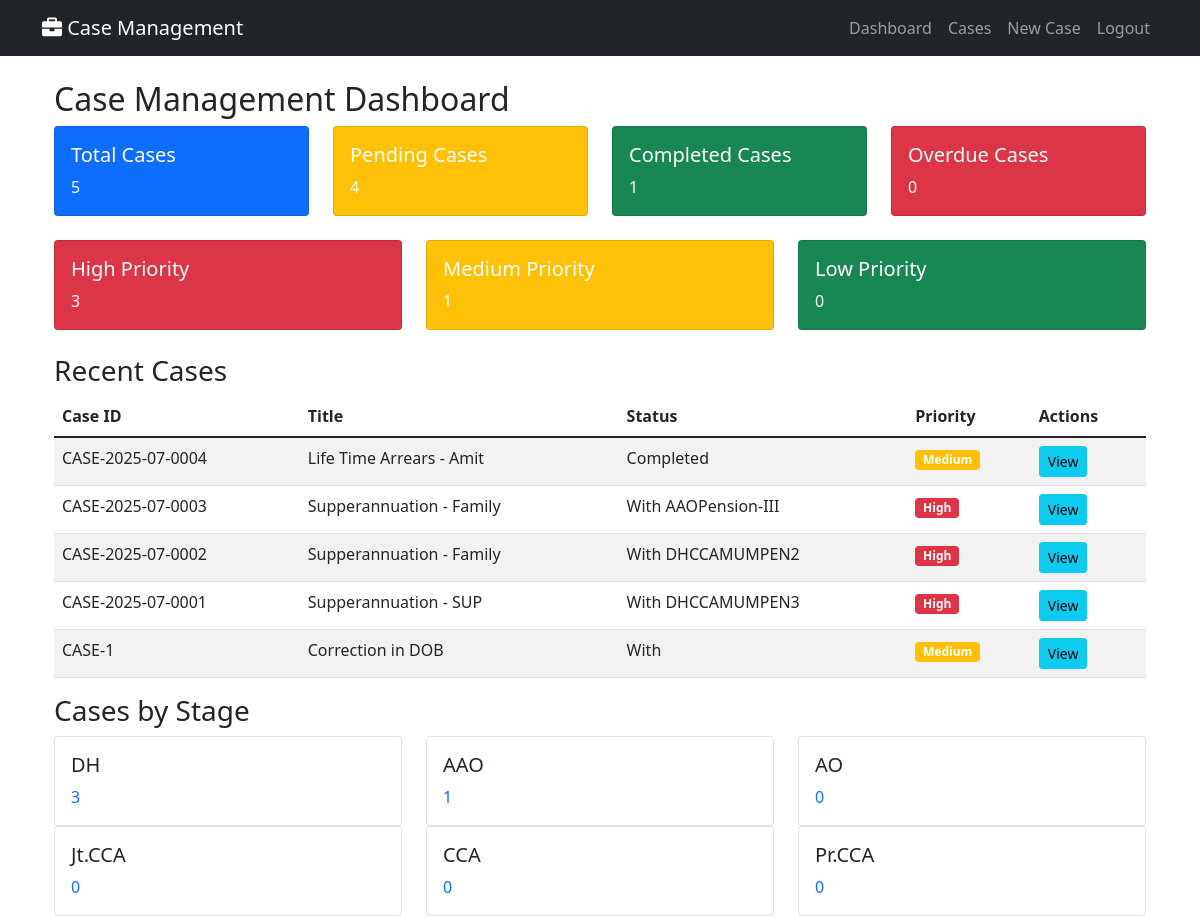
Before: / (signed in) with the older database file.
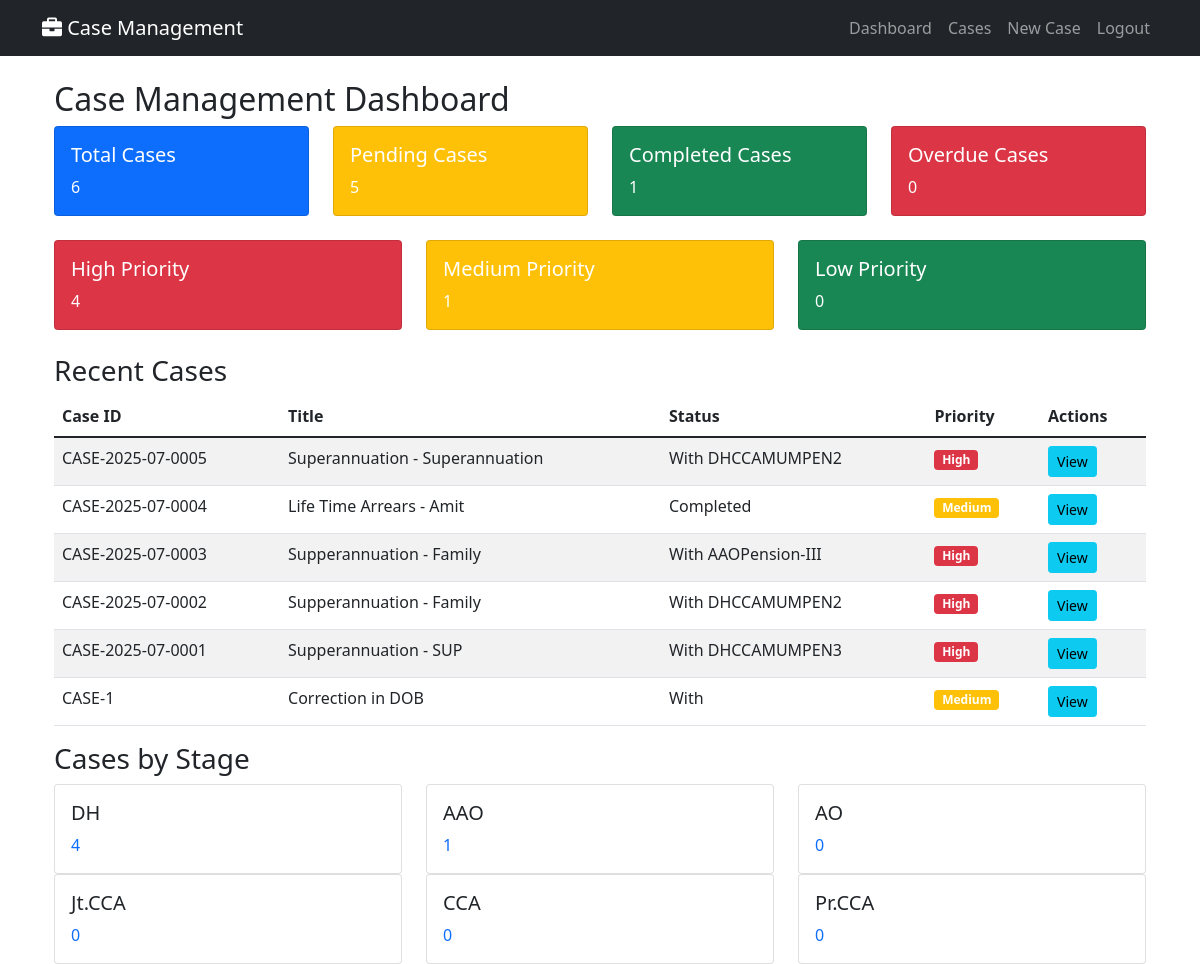
After: the same page with the newer database file.
### cases/models.py (models this page shows, shortened)
class Case(models.Model):
    PRIORITY_CHOICES = [
        ('High', 'High'),
        ('Medium', 'Medium'),
        ('Low', 'Low'),
    ]
    STATUS_COLORS = [
        ('Green', 'Green'),
        ('Orange', 'Orange'),
        ('Red', 'Red'),
        ('Blue', 'Blue'),
    ]
    MODE_OF_RECEIPT_CHOICES = [
        ('by_post', 'By Post'),
        ('by_hand', 'By Hand'),
        ('online', 'Online'),
        ('offline', 'Offline'),
        ('email', 'Email'),
        ('in_person', 'In Person'),
    ]
    TYPE_OF_CORRECTION_CHOICES = [
        ('change_of_address', 'Change Of Address'),
        ('change_dob_family', 'Change / Correction of DOB of Family Pensioner'),
        ('change_name', 'Change / Correction of Name of the Pensioner / Family Pensioner'),
        ('other', 'Other'),
    ]
    FRESH_COMPLIANCE_CHOICES = [
        ('fresh', 'Fresh Case'),
        ('compliance', 'Compliance'),
    ]
    TYPE_OF_EMPLOYEE_CHOICES = [
        ('MTNL_IDA', 'MTNL IDA'),
        ('MTNL_CDA', 'MTNL CDA'),
        ('DOT_CDA', 'DOT CDA'),
    ]
    TYPE_OF_PENSION_CHOICES = [
        ('MTNL-IDA', 'MTNL-IDA'),
        ('DOT-CDA', 'DOT-CDA'),
    ]
    TYPE_OF_PENSIONER_CHOICES = [
        ('Superannuation/VR', 'Superannuation / VR'),
        ('Family Pensioner', 'Family Pensioner'),
    ]
    case_id = models.CharField(max_length=50, unique=True, db_index=True)
    registration_date = models.DateTimeField(default=timezone.now)
    case_type = models.ForeignKey(CaseType, on_delete=models.CASCADE)
    sub_category = models.CharField(max_length=100)
    case_title = models.CharField(max_length=500)
    case_description = models.TextField()
    applicant_name = models.CharField(max_length=200)
    ppo_master = models.ForeignKey(PPOMaster, on_delete=models.SET_NULL, null=True, blank=True)
    priority = models.CharField(max_length=10, choices=PRIORITY_CHOICES, default='Medium')
    current_status = models.CharField(max_length=200)
    current_holder = models.ForeignKey(UserProfile, on_delete=models.CASCADE, related_name='current_cases')
    days_in_current_stage = models.IntegerField(default=0)
    total_days_pending = models.IntegerField(default=0)
    expected_completion = models.DateTimeField()
    actual_completion = models.DateTimeField(null=True, blank=True)
    status_color = models.CharField(max_length=10, choices=STATUS_COLORS, default='Green')
    is_completed = models.BooleanField(default=False)
    created_by = models.ForeignKey(User, on_delete=models.CASCADE, related_name='created_cases')
    last_updated_by = models.ForeignKey(User, on_delete=models.CASCADE, related_name='updated_cases')
    last_update_date = models.DateTimeField(auto_now=True)
    ppo_number = models.CharField(max_length=20, blank=True)
    name_pensioner = models.CharField(max_length=200, blank=True)
    mobile_number = models.CharField(max_length=15, blank=True)
    last_lc_done_date = models.DateField(null=True, blank=True)
    kyp_flag = models.BooleanField(default=False)
    mode_of_receipt = models.CharField(max_length=20, choices=MODE_OF_RECEIPT_CHOICES, blank=True)
    date_of_death = models.DateField(null=True, blank=True)
    name_claimant = models.CharField(max_length=200, blank=True)
    relationship = models.CharField(max_length=50, blank=True)
    service_book_enclosed = models.BooleanField(default=False)
    type_of_correction = models.CharField(max_length=30, choices=TYPE_OF_CORRECTION_CHOICES, blank=True)
    original_ppo_submitted = models.BooleanField(default=False)
    fresh_or_compliance = models.CharField(max_length=20, choices=FRESH_COMPLIANCE_CHOICES, blank=True)
    type_of_employee = models.CharField(max_length=20, choices=TYPE_OF_EMPLOYEE_CHOICES, blank=True)
    retiring_employee = models.ForeignKey('RetiringEmployee', on_delete=models.SET_NULL, null=True, blank=True)
    type_of_pension = models.CharField(max_length=20, choices=TYPE_OF_PENSION_CHOICES, blank=True)
    type_of_pensioner = models.CharField(max_length=30, choices=TYPE_OF_PENSIONER_CHOICES, blank=True)
    date_of_retirement = models.DateField(null=True, blank=True)  # For Superannuation, fetched but stored
    class Meta:
        ordering = ['-registration_date']

### cases/views.py (the view)
# urls.py: path('', views.dashboard, name='dashboard'),
@login_required
def dashboard(request):
    user_profile = get_object_or_404(UserProfile, user=request.user)
    my_cases = Case.objects.filter(current_holder=user_profile, is_completed=False)
    total_cases = Case.objects.count()
    pending_cases = Case.objects.filter(is_completed=False).count()
    completed_cases = Case.objects.filter(is_completed=True).count()
    overdue_cases = Case.objects.filter(
        is_completed=False,
        expected_completion__lt=timezone.now()
    ).count()
    high_priority = Case.objects.filter(priority='High', is_completed=False).count()
    medium_priority = Case.objects.filter(priority='Medium', is_completed=False).count()
    low_priority = Case.objects.filter(priority='Low', is_completed=False).count()
    recent_cases = Case.objects.all()[:10]
    stage_stats = {}
    if user_profile.role == 'ADMIN':
        for stage in ['DH', 'AAO', 'AO', 'Jt.CCA', 'CCA', 'Pr.CCA']:
            stage_stats[stage] = Case.objects.filter(
                current_holder__role=stage,
                is_completed=False
            ).count()
    unclaimed_death_cases = Case.objects.filter(case_type__name='Death Intimation', family_pension_claim__claim_status='pending')
    context = {
        'user_profile': user_profile,
        'my_cases': my_cases,
        'total_cases': total_cases,
        'pending_cases': pending_cases,
        'completed_cases': completed_cases,
        'overdue_cases': overdue_cases,
        'high_priority': high_priority,
        'medium_priority': medium_priority,
        'low_priority': low_priority,
        'recent_cases': recent_cases,
        'stage_stats': stage_stats,
        'unclaimed_death_cases': unclaimed_death_cases,
    }
    return render(request, 'cases/dashboard.html', context)

### templates/cases/dashboard.html (shortened to what the changed rows need)
{% extends 'base.html' %}
{% block content %}
<div class="container mt-4">
    <h2>Case Management Dashboard</h2>
    <div class="row mb-4">
        <div class="col-md-3">
            <div class="card text-white bg-primary">
                <div class="card-body">
                    <p class="card-text"><a href="{% url 'case_list' %}" class="text-white" style="text-decoration: none;">{{ total_cases }}</a></p>
                </div>
            </div>
        </div>
        <div class="col-md-3">
            <div class="card text-white bg-warning">
                <div class="card-body">
                    <p class="card-text"><a href="{% url 'case_list' %}?status=pending" class="text-white" style="text-decoration: none;">{{ pending_cases }}</a></p>
                </div>
            </div>
        </div>
    </div>
    <div class="row mb-4">
        <div class="col-md-4">
            <div class="card text-white bg-danger">
                <div class="card-body">
                    <p class="card-text"><a href="{% url 'case_list' %}?priority=High" class="text-white" style="text-decoration: none;">{{ high_priority }}</a></p>
                </div>
            </div>
        </div>
    </div>
    <table class="table table-striped">
        <thead>
            <tr>
                <th>Case ID</th>
                <th>Title</th>
                <th>Status</th>
                <th>Priority</th>
                <th>Actions</th>
            </tr>
        </thead>
        <tbody>
            {% for case in recent_cases %}
            <tr>
                <td>{{ case.case_id }}</td>
                <td>{{ case.case_title }}</td>
                <td>{{ case.current_status }}</td>
                <td>
                    <span class="badge {% if case.priority == 'High' %}bg-danger{% elif case.priority == 'Medium' %}bg-warning{% else %}bg-success{% endif %}">
                        {{ case.priority }}
                    </span>
                </td>
                <td>
                    <a href="{% url 'case_detail' case.case_id %}" class="btn btn-sm btn-info">View</a>
                </td>
            </tr>
            {% empty %}
            <tr><td colspan="5">No recent cases.</td></tr>
            {% endfor %}
        </tbody>
    </table>
    {% if user_profile.role == 'ADMIN' %}
    <div class="row">
        {% for stage, count in stage_stats.items %}
        <div class="col-md-4">
            <div class="card">
                <div class="card-body">
                    <h5 class="card-title">{{ stage }}</h5>
                    <p class="card-text"><a href="{% url 'case_list' %}?stage={{ stage }}" style="text-decoration: none;">{{ count }}</a></p>
                </div>
            </div>
        </div>
        {% endfor %}
    </div>
    {% endif %}
</div>
{% endblock %}

Changed rows visible on the page:
added Case: case_id "CASE-2025-07-0005", case_title "Superannuation - Superannuation", current_status "With DHCCAMUMPEN2", priority "High"
Other visible differences:
{{ total_cases }}: "5" → "6"
{{ pending_cases }}: "4" → "5"
{{ high_priority }}: "3" → "4"
new list line: "DH 4"
list line gone: "DH 3"
